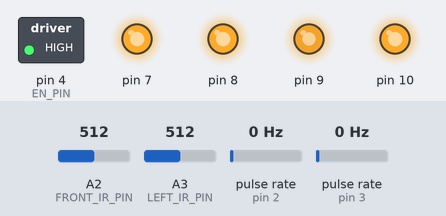
Simulated run of this sketch. Board: Arduino Uno, built with avr-gcc and run on an emulated ATmega328P. Shown: switched loads named in the sketch (green lamp = pin HIGH), output pins drawn as LEDs (lit = HIGH). Wiring (inferred from the names in the program): 2 × pulse sensor: data pin 2 / data pin 3. The test bench sets the inputs (shaded band); at power-on: pulse rate (sensors on pin 2, pin 3) 0 Hz, A2 (FRONT_IR_PIN) = 512, A3 (LEFT_IR_PIN) = 512. What the sketch prints to the serial monitor is not drawn.

Above: at 1.2 s.
1.3 s: pulse rate (sensor on pin 2) set to 100 Hz
At 2.27 s:
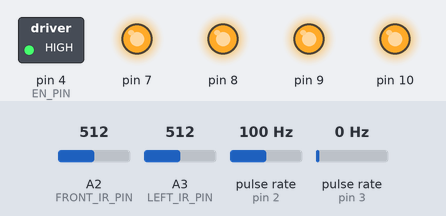
4.3 s: A2 (FRONT_IR_PIN) set to 642
At 4.87 s:
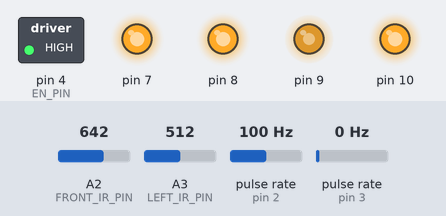
7.3 s: A2 (FRONT_IR_PIN) set to 652
10.3 s: A2 (FRONT_IR_PIN) set to 30
At 11.15 s:
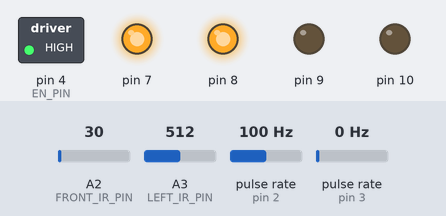
13.3 s: A3 (LEFT_IR_PIN) set to 30
Timing chart, 0 to 16.3 s (numbered marks = the images above; inputs shaded):
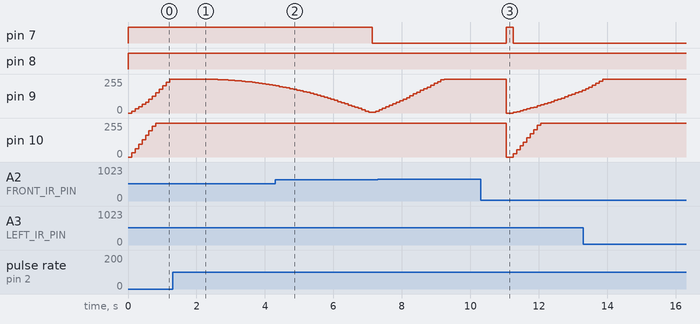

The sketch:

FollowWall_Stop.ino
```cpp
// ================= PIN DEFINITIONS =================
#define M1_DIR 7
#define M1_PWM 9
#define M2_DIR 8
#define M2_PWM 10

#define EN_PIN 4
#define SF_PIN 12

#define ENC_L 2
#define ENC_R 3

#define FRONT_IR_PIN A2
#define LEFT_IR_PIN  A3

// ================= MOTOR STRUCT =================
struct Motor {
  int dirPin, pwmPin, encPin;
  volatile long count;
  long lastCount;
  float cpr;
  float targetRPM;
  float currentRPM;
  float pwm;
  float Kp;
  float Ki;
  float integral;
};

// ================= FILTER STRUCTS =================
struct BiquadCoeff {
  float b0, b1, b2;
  float a1, a2;
};

struct BiquadState {
  float z1 = 0;
  float z2 = 0;
};

struct ButterworthState {
  BiquadState s1;
  BiquadState s2;
};

#define MA_WINDOW 6
struct MovingAverage {
  float buffer[MA_WINDOW] = {0};
  float sum = 0;
  int index = 0;
};

// ================= GLOBAL =================
Motor leftMotor;
Motor rightMotor;

ButterworthState frontFilter;
ButterworthState leftFilter;

MovingAverage frontMA;
MovingAverage leftMA;

unsigned long lastControlTime = 0;
unsigned long prevIRTime = 0;

// ================= FILTER COEFF =================
const BiquadCoeff stage1Coeff = {
  2.91464944656977e-05f,
  2.91464944656977e-05f,
  0.0f,
  -0.939062505817492f,
  0.0f
};

const BiquadCoeff stage2Coeff = {
  1.0f, 2.0f, 1.0f,
  -1.93529438685999f,
  0.939120798806424f
};

// ================= CALIBRATION =================
const float A_front = 1.23072369e+04;
const float B_front = 1.12642133e+01;
const float C_front = 1.74338869e+00;

const float A_left = 7.68904930e+03;
const float B_left = 1.00000065e-03;
const float C_left = -2.64920279e+00;

// ================= CONSTANTS =================
const int intervalMs = 100;
const unsigned long IR_SAMPLE_TIME = 10000;

#define TARGET_LEFT_DIST 10.0
#define FRONT_STOP_DIST  20.0

// VERY SAFE SPEED
#define BASE_SPEED 15

// ================= ENCODER =================
void leftISR() { leftMotor.count++; }
void rightISR() { rightMotor.count++; }

// ================= MOTOR =================
void initMotor(Motor &m, int dirPin, int pwmPin, int encPin, float cpr) {
  m.dirPin = dirPin;
  m.pwmPin = pwmPin;
  m.encPin = encPin;

  m.count = 0;
  m.lastCount = 0;

  m.cpr = cpr;

  m.targetRPM = 0;
  m.currentRPM = 0;

  m.pwm = 0;

  m.Kp = 1.5;
  m.Ki = 0.5;
  m.integral = 0;

  pinMode(dirPin, OUTPUT);
  pinMode(pwmPin, OUTPUT);
  pinMode(encPin, INPUT_PULLUP);
}

void setMotorPWM(Motor &m, float pwm) {
  pwm = constrain(pwm, -255, 255);

  if (pwm >= 0) {
    digitalWrite(m.dirPin, HIGH);
    analogWrite(m.pwmPin, (int)pwm);
  } else {
    digitalWrite(m.dirPin, LOW);
    analogWrite(m.pwmPin, (int)(-pwm));
  }

  m.pwm = pwm;
}

// 🔥 HARD STOP (REAL FIX)
void hardStop() {
  leftMotor.targetRPM = 0;
  rightMotor.targetRPM = 0;

  leftMotor.integral = 0;
  rightMotor.integral = 0;

  leftMotor.pwm = 0;
  rightMotor.pwm = 0;

  setMotorPWM(leftMotor, 0);
  setMotorPWM(rightMotor, 0);
}

// ================= DRIVER =================
void enableDriver() {
  digitalWrite(EN_PIN, LOW);
  delay(5);
  digitalWrite(EN_PIN, HIGH);
  delay(5);
}

// ================= FILTER =================
float processBiquad(const BiquadCoeff &c, BiquadState &s, float x) {
  float y = c.b0 * x + s.z1;
  s.z1 = c.b1 * x - c.a1 * y + s.z2;
  s.z2 = c.b2 * x - c.a2 * y;
  return y;
}

float processButterworth(ButterworthState &f, float x) {
  float y = processBiquad(stage1Coeff, f.s1, x);
  y = processBiquad(stage2Coeff, f.s2, y);
  return y;
}

// ================= MOVING AVG =================
float applyMA(MovingAverage &ma, float x) {
  ma.sum -= ma.buffer[ma.index];
  ma.buffer[ma.index] = x;
  ma.sum += x;

  ma.index = (ma.index + 1) % MA_WINDOW;
  return ma.sum / MA_WINDOW;
}

// ================= IR =================
float frontDistanceCM = 0;
float leftDistanceCM  = 0;

float computeFront(float adc) {
  return max(A_front / (adc + B_front) + C_front, 0.0f);
}

float computeLeft(float adc) {
  return max(A_left / (adc + B_left) + C_left, 0.0f);
}

void updateIR() {
  unsigned long now = micros();

  if (now - prevIRTime >= IR_SAMPLE_TIME) {

    float rawF = analogRead(FRONT_IR_PIN);
    float rawL = analogRead(LEFT_IR_PIN);

    float fF = processButterworth(frontFilter, rawF);
    float fL = processButterworth(leftFilter, rawL);

    float dF = computeFront(fF);
    float dL = computeLeft(fL);

    frontDistanceCM = applyMA(frontMA, dF);
    leftDistanceCM  = applyMA(leftMA, dL);

    prevIRTime += IR_SAMPLE_TIME;
  }
}

// ================= CONTROL =================
void updateRPM(Motor &m, float dt) {
  long delta = m.count - m.lastCount;
  m.lastCount = m.count;

  float revs = (float)delta / m.cpr;
  m.currentRPM = (revs / dt) * 60.0;
}

void updatePID(Motor &m, float dt) {
  float error = m.targetRPM - m.currentRPM;

  m.integral += error * dt;

  float output = m.Kp * error + m.Ki * m.integral;

  m.pwm += output;

  setMotorPWM(m, m.pwm);
}

void updateControl() {
  unsigned long now = millis();
  if (now - lastControlTime < intervalMs) return;

  float dt = (now - lastControlTime) / 1000.0;
  lastControlTime = now;

  updateRPM(leftMotor, dt);
  updateRPM(rightMotor, dt);

  updatePID(leftMotor, dt);
  updatePID(rightMotor, dt);
}

// ================= WALL FOLLOW =================
void wallControl() {

  Serial.print("F: ");
  Serial.print(frontDistanceCM);
  Serial.print(" | L: ");
  Serial.println(leftDistanceCM);

  // 🔥 HARD STOP FIRST (PRIORITY)
  if (frontDistanceCM < FRONT_STOP_DIST) {
    hardStop();
    return;
  }

  float error = leftDistanceCM - TARGET_LEFT_DIST;

  // VERY SMALL CORRECTION
  float Kp_wall = 1.0;
  float correction = Kp_wall * error;

  correction = constrain(correction, -5, 5);

  float leftRPM  = BASE_SPEED - correction;
  float rightRPM = BASE_SPEED + correction;

  // LIMIT SPEED HARD
  leftRPM  = constrain(leftRPM, 0, 20);
  rightRPM = constrain(rightRPM, 0, 20);

  leftMotor.targetRPM  = leftRPM;
  rightMotor.targetRPM = rightRPM;
}

// ================= SETUP =================
void setup() {
  Serial.begin(115200);

  pinMode(EN_PIN, OUTPUT);
  pinMode(SF_PIN, INPUT);

  pinMode(FRONT_IR_PIN, INPUT);
  pinMode(LEFT_IR_PIN, INPUT);

  initMotor(leftMotor, M1_DIR, M1_PWM, ENC_L, 360);
  initMotor(rightMotor, M2_DIR, M2_PWM, ENC_R, 360);

  attachInterrupt(digitalPinToInterrupt(ENC_L), leftISR, RISING);
  attachInterrupt(digitalPinToInterrupt(ENC_R), rightISR, RISING);

  enableDriver();

  lastControlTime = millis();
  prevIRTime = micros();
}

// ================= LOOP =================
void loop() {

  updateIR();
  updateControl();
  wallControl();
}
```

Measured:
- after the input at 1.3 s, pin 9: 255/255 → 254/255 after 0.82 s, → 255/255 0.10 s later, → 254/255 0.10 s later, → 253/255 0.10 s later, … (22 changes in this stretch)
- after the input at 10.3 s, pin 7: LOW → HIGH after 0.75 s, → LOW 0.20 s later; pin 9: 255/255 → 0/255 after 0.75 s, → 5/255 0.20 s later, → 11/255 0.10 s later, → 18/255 0.10 s later, … (22 changes in this stretch); pin 10: 255/255 → 0/255 after 0.75 s, → 26/255 0.20 s later, → 54/255 0.10 s later, → 83/255 0.10 s later, … (10 changes in this stretch)
